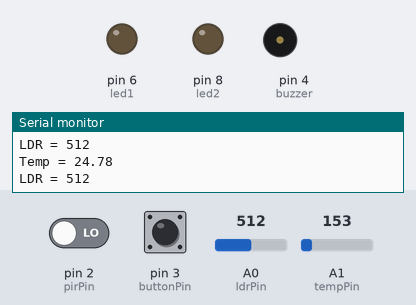
This sketch was run on a simulated Arduino Uno, built with avr-gcc and run on an emulated ATmega328P. On the bench: output pins drawn as LEDs (lit = HIGH), buzzer (waves = sounding), the last lines printed to the serial monitor. The inputs (shaded band) are chosen by the test bench; at power-on: A0 (ldrPin) = 512, A1 (tempPin) = 153, pin 2 (pirPin) LOW, pin 3 (buttonPin) HIGH.

Above: at 1.2 s.
1.3 s: A0 (ldrPin) set to 488
At 2.5 s:
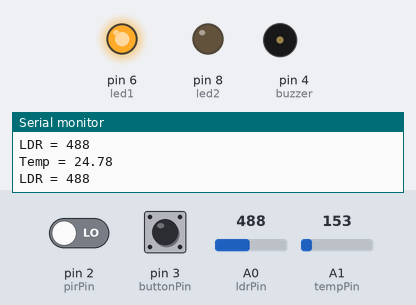
2.8 s: A1 (tempPin) set to 189
At 3.3 s:
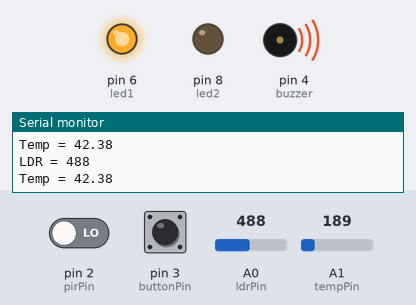
4.3 s: pin 2 (pirPin) driven HIGH
At 4.9 s:
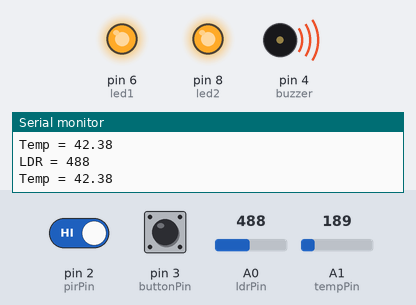
5.8 s: A0 (ldrPin) set to 1023
At 6.2 s:
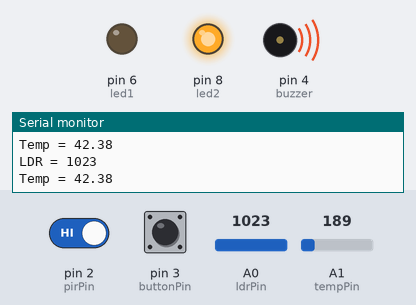
7.3 s: A1 (tempPin) set to 114
At 8.0 s:
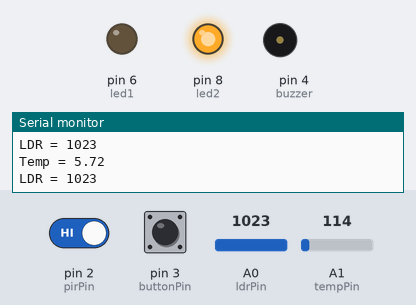
8.8 s: pin 3 (buttonPin) pulled LOW for 0.15 s
At 8.9 s:
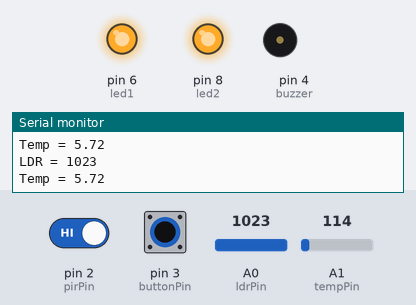
Timing chart, 0 to 11.5 s (numbered marks = the images above; inputs shaded):
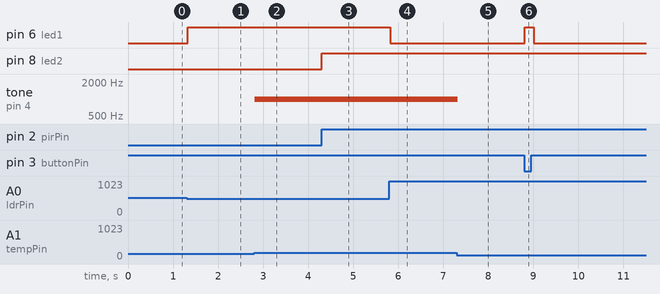

Measured:
- the behaviour switches between 500 and 499 on A0 (ldrPin) (found by bisection; images 0 and 1)
- the behaviour switches between 173 and 174 on A1 (tempPin) (found by bisection; images 1 and 2)
- after the input at 1.3 s, pin 6 (led1): LOW → HIGH at once
- after the input at 2.8 s, tone on pin 4 (buzzer): silent → 1000 Hz at once
- after the input at 4.3 s, pin 8 (led2): LOW → HIGH at once
- after the input at 5.8 s, pin 6 (led1): HIGH → LOW at once
- after the input at 7.3 s, tone on pin 4 (buzzer): 1000 Hz → silent at once
- after the input at 8.8 s, pin 6 (led1): LOW → HIGH at once, → LOW 0.20 s later

The sketch:

home_automation.ino
```cpp
const int ldrPin = A0;
const int tempPin = A1;

const int pirPin = 2;
const int buttonPin = 3;

const int buzzer = 4;

const int led1 = 6;
const int led2 = 8;

bool buttonState = false;
bool lastButton = HIGH;

void setup() {

  pinMode(led1, OUTPUT);
  pinMode(led2, OUTPUT);
  pinMode(buzzer, OUTPUT);

  pinMode(pirPin, INPUT);
  pinMode(buttonPin, INPUT_PULLUP);

  Serial.begin(9600);
}

void loop() {


  int ldr = analogRead(ldrPin);

  Serial.print("LDR = ");
  Serial.println(ldr);

  if (ldr < 500)
    digitalWrite(led1, HIGH);
  else
    digitalWrite(led1, LOW);


  int value = analogRead(tempPin);

  float voltage = value * 5.0 / 1023.0;

  float temp = (voltage - 0.5) * 100;

  Serial.print("Temp = ");
  Serial.println(temp);

  if (temp > 35) {

    tone(buzzer, 1000);

  } else {

    noTone(buzzer);

  }


  if (digitalRead(pirPin)) {

    digitalWrite(led2, HIGH);

  } else {

    digitalWrite(led2, LOW);

  }


  bool current = digitalRead(buttonPin);

  if (lastButton == HIGH && current == LOW) {

    buttonState = !buttonState;

    digitalWrite(led1, buttonState);

    delay(200);

  }

  lastButton = current;

}
```
